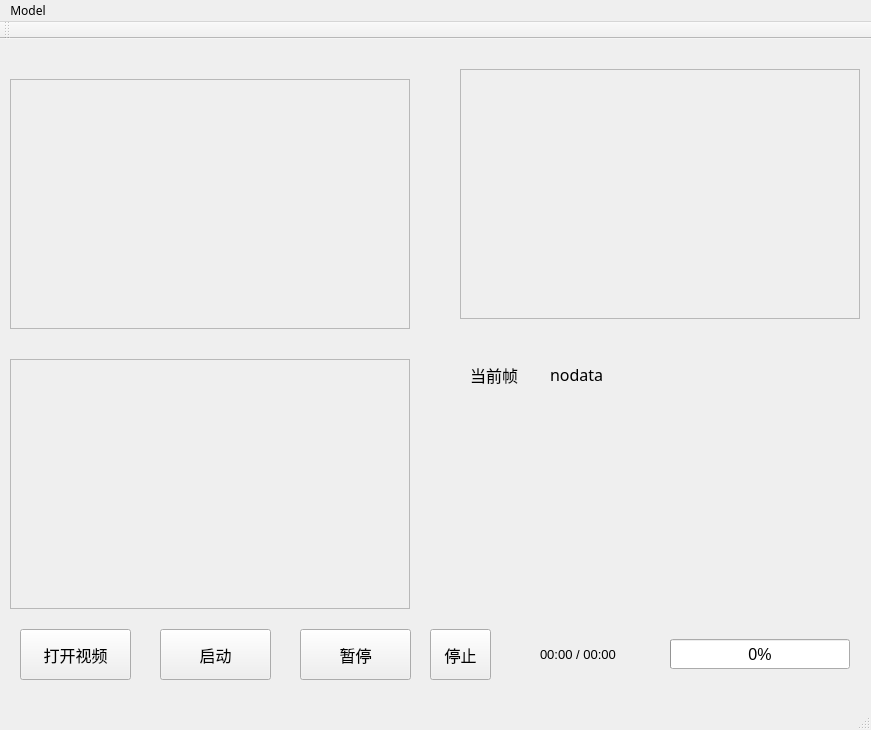
<?xml version="1.0" encoding="UTF-8"?>
<ui version="4.0">
 <class>MainWindow</class>
 <widget class="QMainWindow" name="MainWindow">
  <property name="geometry">
   <rect>
    <x>0</x>
    <y>0</y>
    <width>871</width>
    <height>730</height>
   </rect>
  </property>
  <property name="font">
   <font>
    <family>等线</family>
   </font>
  </property>
  <property name="windowTitle">
   <string>MainWindow</string>
  </property>
  <property name="documentMode">
   <bool>true</bool>
  </property>
  <widget class="QWidget" name="centralWidget">
   <widget class="QPushButton" name="pushButton">
    <property name="geometry">
     <rect>
      <x>20</x>
      <y>590</y>
      <width>111</width>
      <height>51</height>
     </rect>
    </property>
    <property name="font">
     <font>
      <family>等线</family>
      <pointsize>12</pointsize>
      <weight>50</weight>
      <bold>false</bold>
     </font>
    </property>
    <property name="text">
     <string>打开视频</string>
    </property>
   </widget>
   <widget class="QPushButton" name="pushButton_2">
    <property name="geometry">
     <rect>
      <x>160</x>
      <y>590</y>
      <width>111</width>
      <height>51</height>
     </rect>
    </property>
    <property name="font">
     <font>
      <family>等线</family>
      <pointsize>12</pointsize>
      <weight>50</weight>
      <bold>false</bold>
     </font>
    </property>
    <property name="text">
     <string>启动</string>
    </property>
   </widget>
   <widget class="QPushButton" name="pushButton_3">
    <property name="geometry">
     <rect>
      <x>300</x>
      <y>590</y>
      <width>111</width>
      <height>51</height>
     </rect>
    </property>
    <property name="font">
     <font>
      <family>等线</family>
      <pointsize>12</pointsize>
      <weight>50</weight>
      <bold>false</bold>
     </font>
    </property>
    <property name="text">
     <string>暂停</string>
    </property>
   </widget>
   <widget class="QPushButton" name="pushButton_4">
    <property name="geometry">
     <rect>
      <x>430</x>
      <y>590</y>
      <width>61</width>
      <height>51</height>
     </rect>
    </property>
    <property name="font">
     <font>
      <family>等线</family>
      <pointsize>12</pointsize>
      <weight>50</weight>
      <bold>false</bold>
     </font>
    </property>
    <property name="text">
     <string>停止</string>
    </property>
   </widget>
   <widget class="QProgressBar" name="progressBar">
    <property name="geometry">
     <rect>
      <x>670</x>
      <y>600</y>
      <width>180</width>
      <height>30</height>
     </rect>
    </property>
    <property name="font">
     <font>
      <family>Microsoft JhengHei UI</family>
      <pointsize>12</pointsize>
      <weight>50</weight>
      <bold>false</bold>
     </font>
    </property>
    <property name="value">
     <number>0</number>
    </property>
    <property name="textVisible">
     <bool>true</bool>
    </property>
   </widget>
   <widget class="QLabel" name="label_txt">
    <property name="geometry">
     <rect>
      <x>10</x>
      <y>0</y>
      <width>400</width>
      <height>30</height>
     </rect>
    </property>
    <property name="font">
     <font>
      <family>Microsoft YaHei UI Light</family>
      <pointsize>11</pointsize>
      <weight>75</weight>
      <bold>true</bold>
     </font>
    </property>
    <property name="text">
     <string/>
    </property>
    <property name="alignment">
     <set>Qt::AlignCenter</set>
    </property>
   </widget>
   <widget class="QLabel" name="label_txt2">
    <property name="geometry">
     <rect>
      <x>460</x>
      <y>0</y>
      <width>400</width>
      <height>30</height>
     </rect>
    </property>
    <property name="font">
     <font>
      <family>Microsoft YaHei UI</family>
      <pointsize>10</pointsize>
      <weight>50</weight>
      <bold>false</bold>
     </font>
    </property>
    <property name="text">
     <string/>
    </property>
    <property name="alignment">
     <set>Qt::AlignCenter</set>
    </property>
   </widget>
   <widget class="QLabel" name="label_2">
    <property name="geometry">
     <rect>
      <x>460</x>
      <y>30</y>
      <width>400</width>
      <height>250</height>
     </rect>
    </property>
    <property name="autoFillBackground">
     <bool>true</bool>
    </property>
    <property name="frameShape">
     <enum>QFrame::StyledPanel</enum>
    </property>
    <property name="frameShadow">
     <enum>QFrame::Plain</enum>
    </property>
    <property name="midLineWidth">
     <number>0</number>
    </property>
    <property name="text">
     <string/>
    </property>
    <property name="scaledContents">
     <bool>true</bool>
    </property>
    <property name="alignment">
     <set>Qt::AlignCenter</set>
    </property>
   </widget>
   <widget class="QLabel" name="label_3">
    <property name="geometry">
     <rect>
      <x>10</x>
      <y>320</y>
      <width>400</width>
      <height>250</height>
     </rect>
    </property>
    <property name="autoFillBackground">
     <bool>true</bool>
    </property>
    <property name="frameShape">
     <enum>QFrame::StyledPanel</enum>
    </property>
    <property name="frameShadow">
     <enum>QFrame::Plain</enum>
    </property>
    <property name="midLineWidth">
     <number>0</number>
    </property>
    <property name="text">
     <string/>
    </property>
    <property name="scaledContents">
     <bool>true</bool>
    </property>
    <property name="alignment">
     <set>Qt::AlignCenter</set>
    </property>
   </widget>
   <widget class="QLabel" name="label_txt3">
    <property name="geometry">
     <rect>
      <x>10</x>
      <y>290</y>
      <width>400</width>
      <height>30</height>
     </rect>
    </property>
    <property name="font">
     <font>
      <family>Microsoft YaHei UI Light</family>
      <pointsize>11</pointsize>
      <weight>75</weight>
      <bold>true</bold>
     </font>
    </property>
    <property name="text">
     <string/>
    </property>
    <property name="alignment">
     <set>Qt::AlignCenter</set>
    </property>
   </widget>
   <widget class="QLabel" name="label">
    <property name="enabled">
     <bool>true</bool>
    </property>
    <property name="geometry">
     <rect>
      <x>10</x>
      <y>40</y>
      <width>400</width>
      <height>250</height>
     </rect>
    </property>
    <property name="sizePolicy">
     <sizepolicy hsizetype="Preferred" vsizetype="Preferred">
      <horstretch>0</horstretch>
      <verstretch>0</verstretch>
     </sizepolicy>
    </property>
    <property name="layoutDirection">
     <enum>Qt::LeftToRight</enum>
    </property>
    <property name="autoFillBackground">
     <bool>true</bool>
    </property>
    <property name="frameShape">
     <enum>QFrame::StyledPanel</enum>
    </property>
    <property name="lineWidth">
     <number>1</number>
    </property>
    <property name="text">
     <string/>
    </property>
    <property name="scaledContents">
     <bool>true</bool>
    </property>
    <property name="alignment">
     <set>Qt::AlignCenter</set>
    </property>
    <property name="openExternalLinks">
     <bool>false</bool>
    </property>
   </widget>
   <widget class="QLabel" name="label_time">
    <property name="geometry">
     <rect>
      <x>540</x>
      <y>600</y>
      <width>120</width>
      <height>30</height>
     </rect>
    </property>
    <property name="font">
     <font>
      <family>Microsoft YaHei UI</family>
      <pointsize>10</pointsize>
     </font>
    </property>
    <property name="text">
     <string>00:00 / 00:00</string>
    </property>
   </widget>
   <widget class="QLabel" name="label_txtFrame">
    <property name="geometry">
     <rect>
      <x>550</x>
      <y>320</y>
      <width>111</width>
      <height>30</height>
     </rect>
    </property>
    <property name="font">
     <font>
      <family>等线</family>
      <pointsize>12</pointsize>
     </font>
    </property>
    <property name="text">
     <string>nodata</string>
    </property>
   </widget>
   <widget class="QLabel" name="label_txtFrame_label">
    <property name="geometry">
     <rect>
      <x>470</x>
      <y>320</y>
      <width>71</width>
      <height>31</height>
     </rect>
    </property>
    <property name="font">
     <font>
      <family>等线</family>
      <pointsize>12</pointsize>
     </font>
    </property>
    <property name="text">
     <string>当前帧</string>
    </property>
   </widget>
  </widget>
  <widget class="QMenuBar" name="menuBar">
   <property name="enabled">
    <bool>true</bool>
   </property>
   <property name="geometry">
    <rect>
     <x>0</x>
     <y>0</y>
     <width>871</width>
     <height>26</height>
    </rect>
   </property>
   <widget class="QMenu" name="menuModel">
    <property name="font">
     <font>
      <pointsize>11</pointsize>
     </font>
    </property>
    <property name="title">
     <string>Model</string>
    </property>
   </widget>
   <addaction name="menuModel"/>
  </widget>
  <widget class="QToolBar" name="mainToolBar">
   <attribute name="toolBarArea">
    <enum>TopToolBarArea</enum>
   </attribute>
   <attribute name="toolBarBreak">
    <bool>false</bool>
   </attribute>
  </widget>
  <widget class="QStatusBar" name="statusBar"/>
 </widget>
 <layoutdefault spacing="6" margin="11"/>
 <resources/>
 <connections/>
</ui>
